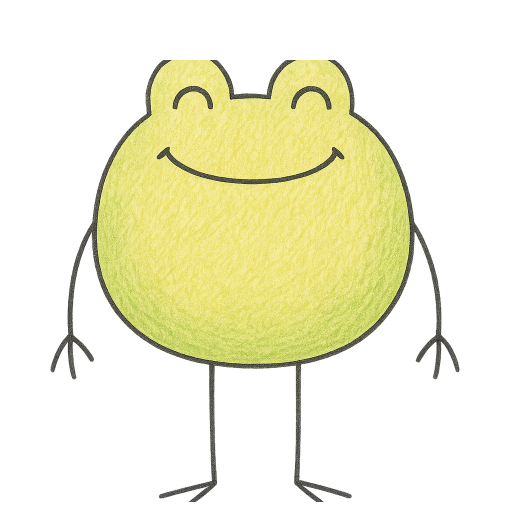
#> input picture source-assets/collection-base/frog-base.png, 1024 x 1024 px (shown at 1/2 size)
$ python build-collection-layers.py
#> lines starting #> are read from the running program, lines starting #| are printed output that depends on the picture
#> pass 3 of the loop in main, `for key in BACKGROUNDS:`:
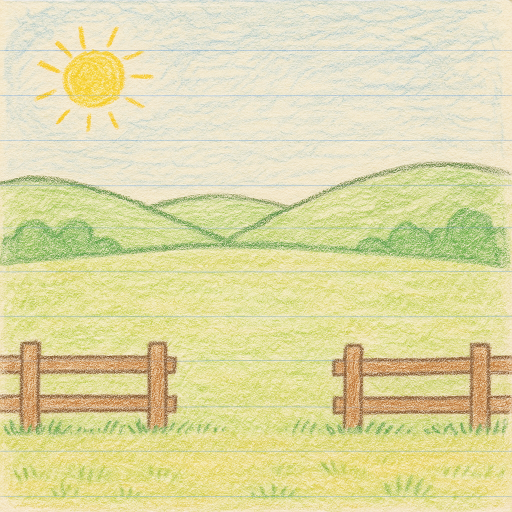
#> input picture source-assets/collection-raw/background/farmyard.png, 1024 x 1024 px (shown at 1/2 size)
#> in place_background, `flat = Image.new("RGBA", (CANVAS, CANVAS), (250, 246, 236, 255))`:
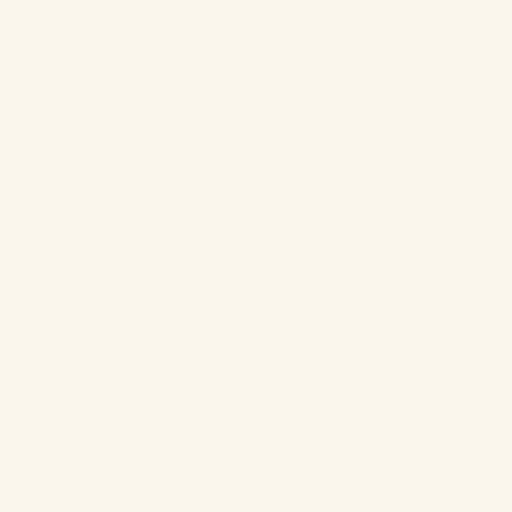
#> flat: PIL image 1024x1024 RGBA (shown at 1/2 size); mean R, G, B, A 250, 246, 236, 255
#> the loop made 10 passes; the first 3 are shown
#!/usr/bin/env python3
"""Compose the Mr Frog Collection trait layers (task 2295).

Builds the deployed layers under public/collection/layers/ from generated raw
art + the existing sprite library, normalising everything onto one 1024²
canvas so the FrogImage compositor just stacks them.

The collection is built up a layer at a time — PHASE lists which layer groups
are switched on right now. Extend it as each layer is proven and added.

Run from the mrfrog-mvp repo root:
    ../../../.venv/bin/python3 scripts/build-collection-layers.py
"""

from __future__ import annotations

import shutil
from pathlib import Path

from PIL import Image

REPO = Path(__file__).resolve().parent.parent
PUBLIC = REPO / "public"
RAW = REPO / "source-assets" / "collection-raw"
BASE_PLATE = REPO / "source-assets" / "collection-base" / "frog-base.png"
OUT = PUBLIC / "collection" / "layers"
CANVAS = 1024

# --- which layer groups are switched on (incremental build) ----------------
PHASE = ["background", "frog", "headwear", "shoes", "border"]

# --- canonical anchors (derived from the candidate-1 base plate) -----------
# The raw canonical PNG fills the canvas right to y=0 — eye bumps touch the
# top edge — so there's no room to stack a hat above. The build inserts a
# top pad of FROG_TOP_PAD by scaling the canonical down to (CANVAS - PAD)
# tall and centring horizontally. Every accessory layer references the
# *post-pad* frog coordinates so anchors line up.
FROG_TOP_PAD = 220
FROG_INNER_H = CANVAS - FROG_TOP_PAD  # the height the canonical lives in

EYE_BOX = (286, FROG_TOP_PAD + 100, 738, FROG_TOP_PAD + 270)
HAND_BOX = (96, FROG_TOP_PAD + 380, 452, FROG_TOP_PAD + 680)
SHOE_BOX = (250, FROG_TOP_PAD + 680, 776, CANVAS - 8)

# Per-piece headwear placement, after a lot of visual iteration.
# Frog anatomy after FROG_TOP_PAD=220:
#   y=0..220   clear sky (the hat zone)
#   y=220..360 eye bumps (front face has the smile-crescent eye drawings)
#   y=360..540 head face / mouth
#   y=540..760 body
# Rules:
#   - max_w / max_h are the largest the trimmed art may be (aspect preserved)
#   - anchor_y is an offset FROM FROG_TOP_PAD: hat bottom sits at
#     FROG_TOP_PAD + anchor_y, so anchor_y=40 puts the brim at canvas y=260
#     (just above the eye bumps' front face)
#   - dx is a horizontal nudge from canvas centre
# Default intent: hat brim rests on the head crown, just above the eye
# crescent drawings, with the hat extending UP. Exceptions: headphones
# wrap around the head with the cups at "ear" level on the sides of the
# face; the astronaut helmet swallows the whole head.
# Foot line (canvas y where the shoe sole rests on the ground). The scaled
# canonical's feet bottom land at canvas y ≈ 1023 — so the sole-to-ground
# line sits just above that.
FOOT_LINE_Y = 1018

# Per-piece shoe placement. Shoes are now drawn top-down with toes
# pointing toward the viewer (a pair side-by-side, foot openings at the
# top of the image). Sized so the pair covers the frog's feet zone
# without extending up into the body: width sits inside the foot-splay
# span, height stays in the leg / feet region. max_w / max_h preserve
# aspect; bottom anchors at FOOT_LINE_Y.
SHOES_PLACEMENT: dict[str, dict] = {
    "wellies":        {"max_w": 380, "max_h": 320, "dx": 0},
    "trainers":       {"max_w": 420, "max_h": 320, "dx": 0},
    "sandals":        {"max_w": 420, "max_h": 320, "dx": 0},
    "bunny-slippers": {"max_w": 420, "max_h": 320, "dx": 0},
    "football-boots": {"max_w": 420, "max_h": 320, "dx": 0},
    "roller-skates":  {"max_w": 420, "max_h": 320, "dx": 0},
    "cowboy-boots":   {"max_w": 360, "max_h": 320, "dx": 0},
}

HEADWEAR_PLACEMENT: dict[str, dict] = {
    "party-hat":        {"max_w": 320, "max_h": 240, "anchor_y":  40, "dx": 0},
    "beanie":           {"max_w": 420, "max_h": 240, "anchor_y":  40, "dx": 0},
    "flower-crown":     {"max_w": 540, "max_h": 200, "anchor_y":  50, "dx": 0},
    "chef-hat":         {"max_w": 360, "max_h": 280, "anchor_y":  40, "dx": 0},
    "sailor-cap":       {"max_w": 460, "max_h": 220, "anchor_y":  70, "dx": 0},
    "top-hat":          {"max_w": 440, "max_h": 300, "anchor_y":  40, "dx": 0},
    "pirate-hat":       {"max_w": 620, "max_h": 260, "anchor_y":  60, "dx": 0},
    "birthday-12":      {"max_w": 360, "max_h": 280, "anchor_y":  40, "dx": 0},
    "astronaut-helmet": {"max_w": 720, "max_h": 700, "anchor_y": 480, "dx": 0},
    "crown":            {"max_w": 420, "max_h": 220, "anchor_y":  60, "dx": 0},
}

FROG_KEYS = ["none", "raincoat", "painter-smock", "chef-apron", "pyjamas",
             "tutu", "sailor", "strongman", "wedding-suit", "superhero",
             "astronaut-suit", "among-us"]
HELD_SPRITE = {
    "balloon": PUBLIC / "elements/everyday/balloon.png",
    "flower": PUBLIC / "elements/nature/daisy-yellow.png",
    "ice-cream": PUBLIC / "elements/everyday/ice-cream.png",
    "radio": PUBLIC / "elements/everyday/radio.png",
    "paintbrush": PUBLIC / "elements/everyday/paintbrush.png",
    "cake": PUBLIC / "elements/celebration/cake.png",
    "tomato-bob": PUBLIC / "elements/everyday/tomato-bob.png",
    "peanut-butter": PUBLIC / "elements/everyday/peanut-butter.png",
    "gift": PUBLIC / "elements/celebration/gift-pink.png",
}
HELD_GENERATED = ["butterfly-net", "barbell", "frog-plush", "magic-wand",
                  "diamond", "golden-acorn"]
BACKGROUNDS = ["notebook", "pond", "farmyard", "sunset", "kitchen", "stage",
               "night-sky", "rainbow-rain", "underwater", "outer-space"]
BORDERS = ["daisy-wreath", "leafy-vine", "stars", "rainbow-stripe"]
HEADWEAR = ["party-hat", "beanie", "flower-crown", "chef-hat", "sailor-cap",
            "top-hat", "pirate-hat", "birthday-12",
            "astronaut-helmet", "crown"]
EYEWEAR = ["round-glasses", "sunglasses", "nerd-glasses", "swim-goggles",
           "heart-glasses", "star-glasses", "monocle"]
SHOES = ["wellies", "trainers", "sandals", "bunny-slippers", "football-boots",
         "roller-skates", "cowboy-boots"]


# [4 lines left out: function trimmed, not called in this run]


def blank() -> Image.Image:
    return Image.new("RGBA", (CANVAS, CANVAS), (0, 0, 0, 0))


def save(img: Image.Image, category: str, key: str) -> None:
    folder = OUT / category
    folder.mkdir(parents=True, exist_ok=True)
    img.save(folder / f"{key}.png")


# [32 lines left out: functions place_in_box, _make_helmet_bubble_translucent, not called in this run]


# Headwear pieces that get post-trim alpha tweaks before placement.
HEADWEAR_TRIM_TRANSFORMS = {
    "astronaut-helmet": _make_helmet_bubble_translucent,
}


# [40 lines left out: functions place_on_feet, place_on_head, not called in this run]


def place_background(src: Path) -> Image.Image:
    img = Image.open(src).convert("RGBA")
    scale = max(CANVAS / img.width, CANVAS / img.height)
    img = img.resize((round(img.width * scale), round(img.height * scale)),
                     Image.LANCZOS)
    left, top = (img.width - CANVAS) // 2, (img.height - CANVAS) // 2
    img = img.crop((left, top, left + CANVAS, top + CANVAS))
    flat = Image.new("RGBA", (CANVAS, CANVAS), (250, 246, 236, 255))
    flat.alpha_composite(img)
    return flat


# [10 lines left out: function canonical_copy_full, not called in this run]


def canonical_copy(src: Path) -> Image.Image:
    """Place the canonical (or any outfit variant) below the FROG_TOP_PAD line.

    The raw plate is scaled so its full height fits in CANVAS - FROG_TOP_PAD,
    then centred horizontally and offset down by FROG_TOP_PAD. That gives
    the accessory zone above the frog the room to hold a hat without
    clipping at the canvas top edge.
    """
    img = Image.open(src).convert("RGBA")
#> img is the input picture: PIL image 1024x1024 RGBA; mean R, G, B, A 68.9, 67.6, 38.7, 81.3
    if img.size != (CANVAS, CANVAS):
        img = img.resize((CANVAS, CANVAS), Image.LANCZOS)
    scale = FROG_INNER_H / CANVAS
    new_w = max(1, round(CANVAS * scale))
    new_h = max(1, round(CANVAS * scale))
    inner = img.resize((new_w, new_h), Image.LANCZOS)
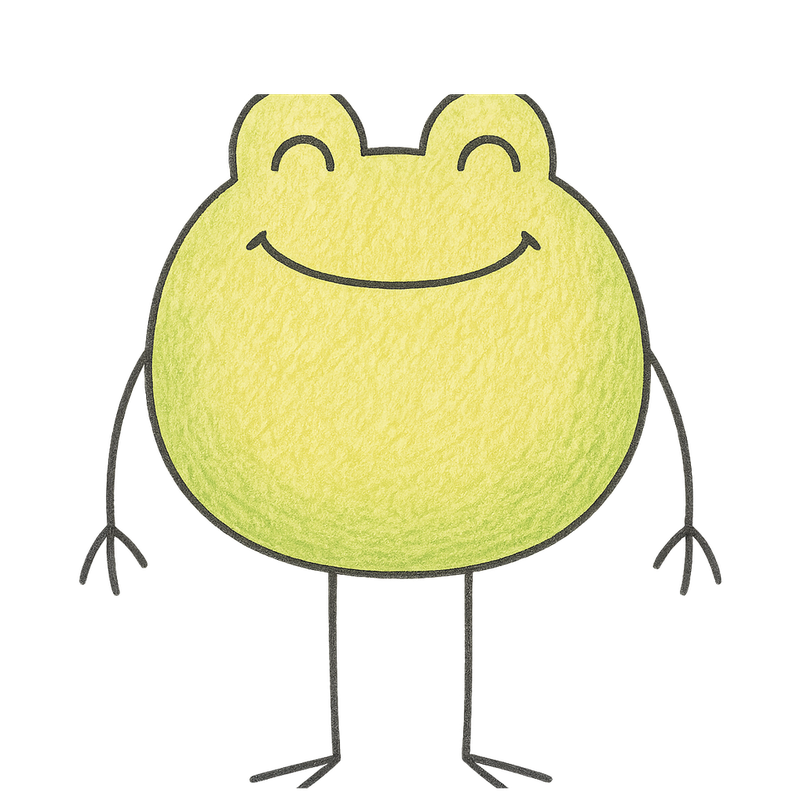
#> inner: PIL image 804x804 RGBA; mean R, G, B, A 69.1, 67.7, 38.9, 81.3; transparent parts drawn white
    canvas = blank()
#> canvas: PIL image 1024x1024 RGBA; every value is 0
    x = (CANVAS - new_w) // 2
    y = FROG_TOP_PAD
    canvas.alpha_composite(inner, (x, y))
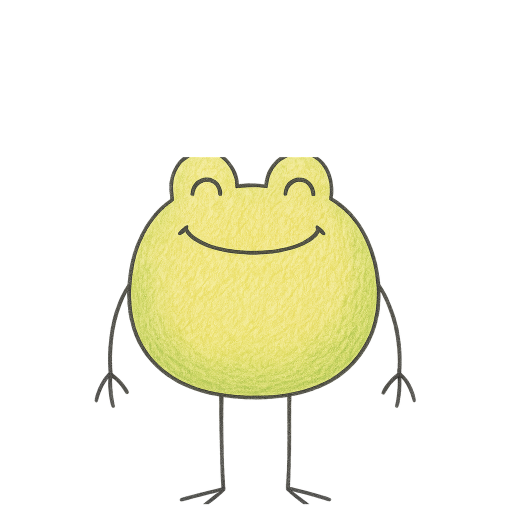
#> canvas: PIL image 1024x1024 RGBA (shown at 1/2 size); mean R, G, B, A 42.6, 41.8, 24, 50.1; transparent parts drawn white
    return canvas


def main() -> int:
    if OUT.exists():
        shutil.rmtree(OUT)
    built, missing = 0, []

    if "background" in PHASE:
        for key in BACKGROUNDS:
            src = RAW / "background" / f"{key}.png"
            if not src.exists():
                missing.append(f"background/{key}")
                continue
            save(place_background(src), "background", key)
            built += 1

    if "frog" in PHASE:
        # none = the canonical base plate; outfits = edited plates (when present)
        if BASE_PLATE.exists():
            save(canonical_copy(BASE_PLATE), "frog", "none")
#> pass 3 of the loop in main, `for key in FROG_KEYS[1:]:`:
#> the loop made 11 passes; the first 3 are shown
#> pass 3 of the loop in main, `for key in HEADWEAR:`:
#> the loop made 10 passes; the first 3 are shown
#> pass 3 of the loop in main, `for key in SHOES:`:
#> the loop made 7 passes; the first 3 are shown
#> pass 3 of the loop in main, `for key in BORDERS:`:
#> the loop made 4 passes; the first 3 are shown
            built += 1
        else:
            missing.append("frog/none")
        for key in FROG_KEYS[1:]:
            src = RAW / "frog" / f"{key}.png"
            if src.exists():
                save(canonical_copy(src), "frog", key)
                built += 1

    if "headwear" in PHASE:
        for key in HEADWEAR:
            src = RAW / "headwear" / f"{key}.png"
            if src.exists():
                save(place_on_head(src, key), "headwear", key)
                built += 1
            else:
                missing.append(f"headwear/{key}")

    if "eyewear" in PHASE:
        for key in EYEWEAR:
            src = RAW / "eyewear" / f"{key}.png"
            if src.exists():
                save(place_in_box(src, EYE_BOX), "eyewear", key)
                built += 1
            else:
                missing.append(f"eyewear/{key}")

    if "shoes" in PHASE:
        for key in SHOES:
            src = RAW / "shoes" / f"{key}.png"
            if src.exists():
                save(place_on_feet(src, key), "shoes", key)
                built += 1
            else:
                missing.append(f"shoes/{key}")

    if "border" in PHASE:
        for key in BORDERS:
            src = RAW / "border" / f"{key}.png"
            if src.exists():
                # Borders are full-canvas overlays — fit to 1024² as-is.
                save(canonical_copy_full(src), "border", key)
                built += 1
            else:
                missing.append(f"border/{key}")

    if "held-item" in PHASE:
        for key, src in HELD_SPRITE.items():
            save(place_in_box(src, HAND_BOX), "held-item", key)
            built += 1
        for key in HELD_GENERATED:
            src = RAW / "held-item" / f"{key}.png"
            if src.exists():
                save(place_in_box(src, HAND_BOX), "held-item", key)
                built += 1
            else:
                missing.append(f"held-item/{key}")

    print(f"✓ built {built} layers → public/collection/layers/  (phase: {', '.join(PHASE)})")
    if missing:
        print(f"  not yet generated ({len(missing)}): {', '.join(missing)}")
    return 0


if __name__ == "__main__":
    raise SystemExit(main())
#> (the program exits here)
